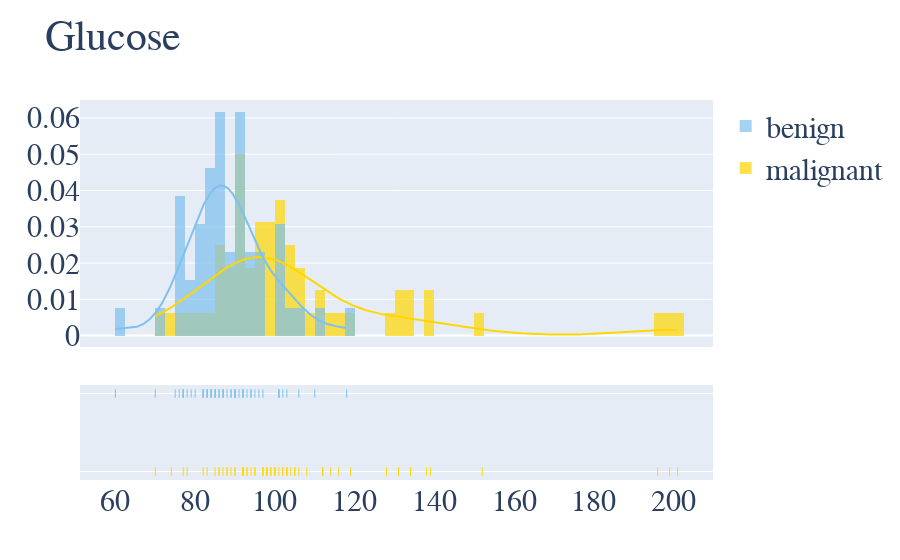

Source (notebook cell):
### Code cell
plot_distribution('Glucose', 2.5)

### Figure 1 — Plotly figure (JSON) as saved in the notebook; plotly's stock layout.template omitted (floating-point values rounded to 4 significant figures; data arrays with more than 128 entries replaced by an {"elided": "..."} marker saying what was removed)
{"data": [{"autobinx": false, "histnorm": "probability density", "legendgroup": "malignant", "marker": {"color": "#FFD700"}, "name": "malignant", "opacity": 0.7, "type": "histogram", "x": [102, 74, 94, 92, 93, 102, 93, 92, 95, 112, 78, 103, 98, 116, 86, 98, 88, 114, 92, 106, 105, 105, 86, 101, 92, 103, 201, 97, 77, 100, 99, 112, 98, 85, 90, 196, 199, 139, 128, 100, 87, 134, 131, 70, 99, 103, 104, 108, 88, 89, 97, 83, 95, 134, 90, 92, 131, 152, 119, 92, 100, 97, 82, 138], "xaxis": "x", "xbins": {"end": 201, "size": 2.5, "start": 70}, "yaxis": "y"}, {"autobinx": false, "histnorm": "probability density", "legendgroup": "benign", "marker": {"color": "#7EC0EE"}, "name": "benign", "opacity": 0.7, "type": "histogram", "x": [70, 92, 91, 77, 92, 92, 77, 118, 97, 83, 78, 82, 82, 88, 75, 86, 84, 85, 95, 87, 86, 87, 84, 84, 90, 83, 106, 90, 90, 80, 101, 101, 87, 89, 77, 79, 82, 101, 103, 76, 83, 94, 85, 93, 102, 90, 94, 60, 89, 96, 110, 85], "xaxis": "x", "xbins": {"end": 118, "size": 2.5, "start": 60}, "yaxis": "y"}, {"legendgroup": "malignant", "marker": {"color": "#FFD700"}, "mode": "lines", "name": "malignant", "showlegend": false, "type": "scatter", "x": {"elided": "500 float values"}, "xaxis": "x", "y": {"elided": "500 float values"}, "yaxis": "y"}, {"legendgroup": "benign", "marker": {"color": "#7EC0EE"}, "mode": "lines", "name": "benign", "showlegend": false, "type": "scatter", "x": {"elided": "500 float values"}, "xaxis": "x", "y": {"elided": "500 float values"}, "yaxis": "y"}, {"legendgroup": "malignant", "marker": {"color": "#FFD700", "symbol": "line-ns-open"}, "mode": "markers", "name": "malignant", "showlegend": false, "type": "scatter", "x": [102, 74, 94, 92, 93, 102, 93, 92, 95, 112, 78, 103, 98, 116, 86, 98, 88, 114, 92, 106, 105, 105, 86, 101, 92, 103, 201, 97, 77, 100, 99, 112, 98, 85, 90, 196, 199, 139, 128, 100, 87, 134, 131, 70, 99, 103, 104, 108, 88, 89, 97, 83, 95, 134, 90, 92, 131, 152, 119, 92, 100, 97, 82, 138], "xaxis": "x", "y": ["malignant", "malignant", "malignant", "malignant", "malignant", "malignant", "malignant", "malignant", "malignant", "malignant", "malignant", "malignant", "malignant", "malignant", "malignant", "malignant", "malignant", "malignant", "malignant", "malignant", "malignant", "malignant", "malignant", "malignant", "malignant", "malignant", "malignant", "malignant", "malignant", "malignant", "malignant", "malignant", "malignant", "malignant", "malignant", "malignant", "malignant", "malignant", "malignant", "malignant", "malignant", "malignant", "malignant", "malignant", "malignant", "malignant", "malignant", "malignant", "malignant", "malignant", "malignant", "malignant", "malignant", "malignant", "malignant", "malignant", "malignant", "malignant", "malignant", "malignant", "malignant", "malignant", "malignant", "malignant"], "yaxis": "y2"}, {"legendgroup": "benign", "marker": {"color": "#7EC0EE", "symbol": "line-ns-open"}, "mode": "markers", "name": "benign", "showlegend": false, "type": "scatter", "x": [70, 92, 91, 77, 92, 92, 77, 118, 97, 83, 78, 82, 82, 88, 75, 86, 84, 85, 95, 87, 86, 87, 84, 84, 90, 83, 106, 90, 90, 80, 101, 101, 87, 89, 77, 79, 82, 101, 103, 76, 83, 94, 85, 93, 102, 90, 94, 60, 89, 96, 110, 85], "xaxis": "x", "y": ["benign", "benign", "benign", "benign", "benign", "benign", "benign", "benign", "benign", "benign", "benign", "benign", "benign", "benign", "benign", "benign", "benign", "benign", "benign", "benign", "benign", "benign", "benign", "benign", "benign", "benign", "benign", "benign", "benign", "benign", "benign", "benign", "benign", "benign", "benign", "benign", "benign", "benign", "benign", "benign", "benign", "benign", "benign", "benign", "benign", "benign", "benign", "benign", "benign", "benign", "benign", "benign"], "yaxis": "y2"}], "layout": {"barmode": "overlay", "font": {"family": "Arial", "size": 30}, "hovermode": "closest", "legend": {"traceorder": "reversed"}, "title": {"text": "Glucose"}, "xaxis": {"anchor": "y2", "domain": [0, 1], "zeroline": false}, "yaxis": {"anchor": "free", "domain": [0.35, 1], "position": 0}, "yaxis2": {"anchor": "x", "domain": [0, 0.25], "dtick": 1, "showticklabels": false}}}
